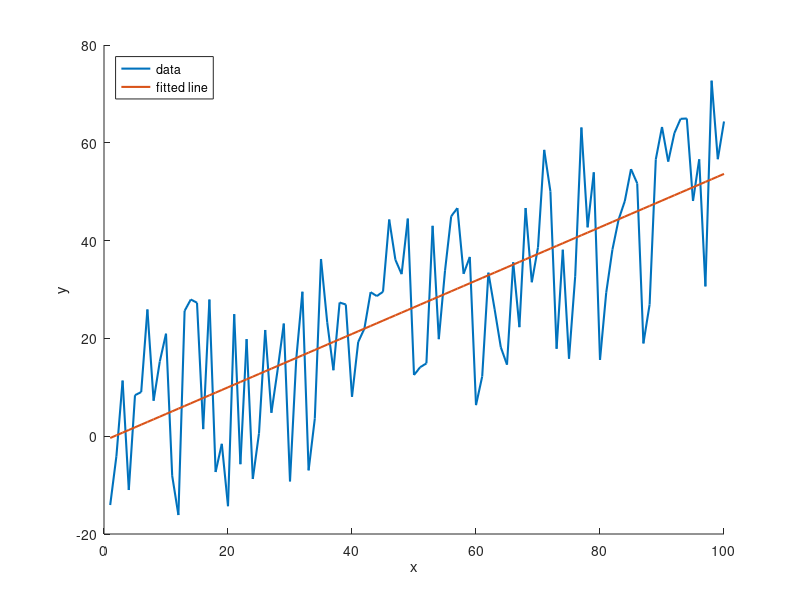

MATLAB code for this plot: (Note: this script raises an error after producing the figure.)
%% Week 4 exercise
% regression and correlation

%% safety first
close all; fclose all; clear; clc;

%% Part 1. regression using noisy data

% number of data points
N=100;
% generate x values from 1 to N
x=[1:100]';
% y=0.5*x + noise
err=50;
y=0.5.*x+err.*(rand(N,1)-0.5);

% set-up matrix A to estimate linear fit
% Ax=b
% first column of A: x
% second column of A: 1
A=[x,ones(N,1)];
b=y; % get a column vector of y

% # estimate coefficient using pseudo inverse
xvec=A\b;
% % alternatively
% xvec2=pinv(A)*b;
disp('Part 1. fit noisy data');
disp('Estimated based on matrix pseudo inversion:');
disp(['The best fit line is y = ',num2str(xvec(1),3),...
    'x + ',num2str(xvec(2),3)]);

%% make a plot

figure;
hold on;
plot(x,y,'linewidth',1.5,'DisplayName','data');
plot(x,A*xvec,'-','linewidth',1.5,'DisplayName','fitted line')
xlabel('x');
ylabel('y');
legend('location','northwest');
print('-dpng', 'week4_fig1_noisy_data_fit.png');


%% estimating regression coefficient using covariance matrix
% y = ax + b
% we use the same x and y generated from the previous section
% assemble a matrix
D=[x,y]; % first column x, second column y
% calculate the covariance matrix
c=cov(D);
% calculate the regression coefficient a (slope)
a=c(1,2)/c(1,1);
% estimated the intercept
b=mean(y)-a*mean(x);

disp(' ');
disp('Estimated based on covariance matrix:');
disp(['The best fit line is y = ',num2str(a,3),...
    'x + ',num2str(b,3)]);
%% estimating correlation coefficient

% coefficient of determination
% R^2 value measures the fraction of variance explained by the regression
R2=c(1,2).^2./(c(1,1).*c(2,2));
disp(['R^2 = ',num2str(R2,4)]);
disp([num2str(R2*100,4),'% of the variance is explained by the linear trend.']);


%%%%%%%%%%%%%%%%%%%%%%%%%%%%%%%%%%%%%%%%%%%%
%% Part 2. Atlanta temperature
% import data (with missing values)
data_table=readtable('./ATL_MonMeanTemp_1879_2022_with_missing.xlsx');
% year
year=data_table.Year;
% temperature of all months
All_Month=table2array(data_table(:,2:13));
% calculate annual mean from all months
Annual=mean(All_Month,2);

%% calculate the regression coefficients
% all data
ind=~isnan(Annual);
% assemble the matrix [x,y]
D=[year(ind),Annual(ind)];
% calculate the Covariance matrix
c=cov(D);
% estimate regression coefficients
a=c(1,2)./c(1,1); % slope
b=mean(Annual(ind))-a*mean(year(ind)); % intercept

r2=(c(1,2).^2)./(c(1,1).*c(2,2)); % coefficient of determination

disp(' ');
disp('Part 2: Atlanta temperature ');
disp('Estimated based on covariance matrix:');
disp(['The temperature changes ',num2str(a,3),' deg F per year.']);
disp(['R^2 = ',num2str(r2,3)]);
disp([num2str(r2*100,4),'% of the variance is explained by the linear trend.']);

%% validate using pseudo inverse of matrix
N=numel(Annual(ind));
A=[year(ind),ones(N,1)];
xvec=pinv(A)*Annual(ind);

disp(' ');
disp('Estimated based on pseudo inverse:');
disp(['The temperature changes ',num2str(xvec(1),3),' deg F per year.']);


%% make a plot
figure;
hold on;
plot(year,Annual,'-','linewidth',1.5);
plot(year(ind),A*xvec,'-','linewidth',1.5);
xlabel('Year');
ylabel('Temperature (^\circF)');
set(gca,'fontsize',18);
print('-dpng', 'week4_fig2_atlanta_temp_fit.png');


%% calculate the regression coefficients for a selected period
% all data
ind=(~isnan(Annual)) & (year>=1970);
% assemble the matrix [x,y]
D=[year(ind),Annual(ind)];
% calculate the Covariance matrix
c=cov(D);
% estimate regression coefficients
a=c(1,2)./c(1,1); % slope
b=mean(Annual(ind))-a*mean(year(ind)); % intercept

r2=(c(1,2).^2)./(c(1,1).*c(2,2)); % coefficient of determination

disp(' ');
disp('Regression for a selected period (after 1970)');
disp('Estimated based on covariance matrix:');
disp(['The temperature changes ',num2str(a,3),' deg F per year.']);
disp(['R^2 = ',num2str(r2,3)]);
disp([num2str(r2*100,4),'% of the variance is explained by the linear trend.']);

%% make a plot
figure;
hold on;
plot(year,Annual,'-','linewidth',1.5);
plot(year(ind),a.*year(ind)+b,'-','linewidth',1.5);
xlabel('Year');
ylabel('Temperature (^\circF)');
title('Atlanta, Annual temperature');
set(gca,'fontsize',18);
print('-dpng', 'week4_fig2_atlanta_temp_fit_1970_2022.png');


%%%%%%%%%%%%%%%%%%%%%%%%%%%%%%%%%%%%%%%%%%%%%%%%%%%%%
%% Part 3. Comparison of different cities
% import data (with missing values)

% Atlanta, GA
data_table1=readtable('./temperature_four_cities.xlsx','Sheet','ATL');
% Boston, MA
data_table2=readtable('./temperature_four_cities.xlsx','Sheet','BOS');
% San Francisco, CA
data_table3=readtable('./temperature_four_cities.xlsx','Sheet','SFO');
% Seattle, WA
data_table4=readtable('./temperature_four_cities.xlsx','Sheet','SEA');

% Year
year=data_table1.Year;
% Get Feb temperature for four cities
T_feb1=data_table1.Feb;
T_feb2=data_table2.Feb;
T_feb3=data_table3.Feb;
T_feb4=data_table4.Feb;

%% make a time series plot

figure;
hold on;
plot(year,T_feb1,'-','linewidth',1.5,'DisplayName','ATL');
plot(year,T_feb2,'-','linewidth',1.5,'DisplayName','BOS');
plot(year,T_feb3,'-','linewidth',1.5,'DisplayName','SFO');
plot(year,T_feb4,'-','linewidth',1.5,'DisplayName','SEA');

xlabel('Year');
ylabel('Temperature (^\circF)');
title('Feburary Temperature');
xlim([1890,2030]);
set(gca,'fontsize',18);

legend('orientation','Horizontal','location','south');

print('-dpng', 'week4_fig3_four_cities_feb_temp.png');


%% calculation covariance and correlation

ind=~isnan(T_feb1) & ~isnan(T_feb2) & ~isnan(T_feb3) & ~isnan(T_feb4);
D=[T_feb1(ind),T_feb2(ind),T_feb3(ind),T_feb4(ind)];
% correlation matrix
r_mat=corrcoef(D); 
% covariance matrix
c_mat=cov(D);


%% correlation plot
% atlanta vs. boston
figure;
hold on;
plot(T_feb1,T_feb2,'o','linewidth',1.5,'MarkerSize',8);
xlabel('ATL temperature');
ylabel('BOS temperature');
title('Feburary');
set(gca,'fontsize',18);
print('-dpng', 'week4_fig4_feb_temp_atl_bos.png');

%%
% san francisco vs. seattle
figure;
hold on;
plot(T_feb3,T_feb4,'+','linewidth',1.5,'MarkerSize',8);
xlabel('SFO temperature');
ylabel('SEA temperature');
title('Feburary');
set(gca,'fontsize',18);
print('-dpng', 'week4_fig4_feb_temp_sfo_sea.png');

%%
% atlanta vs. san francisco
figure;
hold on;
plot(T_feb1,T_feb3,'^','linewidth',1.5,'MarkerSize',8);
xlabel('ATL temperature');
ylabel('SFO temperature');
title('Feburary');
set(gca,'fontsize',18);
print('-dpng', 'week4_fig4_feb_temp_atl_sfo.png');

%% test the significance
N=numel(T_feb1(ind));
t_value=r_mat.*sqrt((N-2)./(1-r_mat.^2));
% critical t value
tcrit=norminv(0.975);








